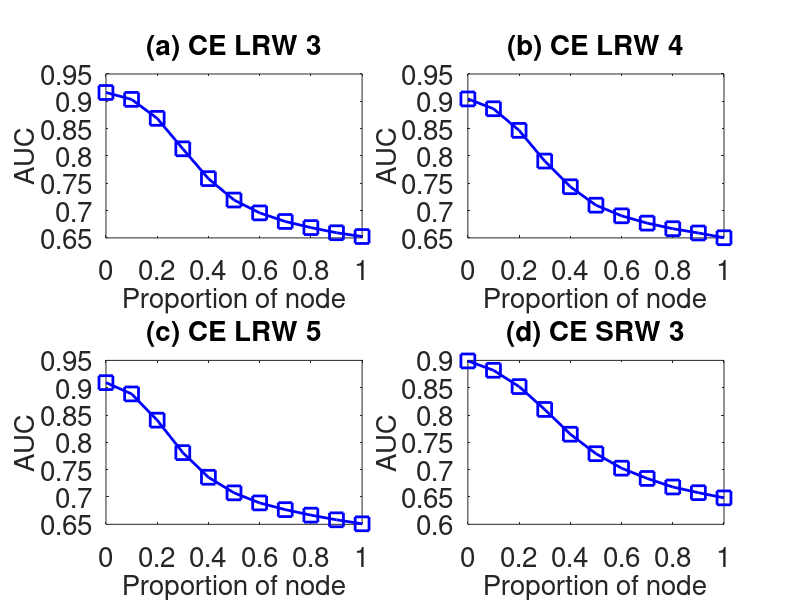

Source code (MATLAB):
subplot(2,2,1);
x=0:0.1:1;
y=[0.916098	0.903519	0.868822	0.81304	0.758454	0.71932	0.695784	0.680054	0.66885	0.659416	0.652518
];
plot(x,y,'-bs','LineWidth',2,'MarkerSize',10);
set(gca,'FontSize',20);
xlabel('Proportion of node','fontsize',20);
ylabel('AUC','fontsize',20);
title('(a) CE LRW 3','fontsize',20);

subplot(2,2,2);
x=0:0.1:1;
y=[0.904342	0.886368	0.846808	0.790648	0.743624	0.709852	0.690406	0.67703	0.66684	0.65901	0.6503
];
plot(x,y,'-bs','LineWidth',2,'MarkerSize',10);
set(gca,'FontSize',20);
xlabel('Proportion of node','fontsize',20);
ylabel('AUC','fontsize',20);
title('(b) CE LRW 4','fontsize',20);

subplot(2,2,3);
x=0:0.1:1;
y=[0.909271	0.88863	0.840634	0.781232	0.73608	0.707568	0.689172	0.676866	0.666802	0.658248	0.65091
];
plot(x,y,'-bs','LineWidth',2,'MarkerSize',10);
set(gca,'FontSize',20);
xlabel('Proportion of node','fontsize',20);
ylabel('AUC','fontsize',20);
title('(c) CE LRW 5','fontsize',20);


subplot(2,2,4);
x=0:0.1:1;
y=[0.899014	0.881903	0.852076	0.810244	0.76487	0.729258	0.702746	0.68392	0.668298	0.657884	0.6484
];
plot(x,y,'-bs','LineWidth',2,'MarkerSize',10);
set(gca,'FontSize',20);
xlabel('Proportion of node','fontsize',20);
ylabel('AUC','fontsize',20);
title('(d) CE SRW 3','fontsize',20);
